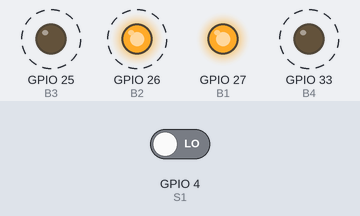
Simulated run of this program. Board: ESP32. On the bench: output pins drawn as LEDs (lit = HIGH). Dashed ring = blinking. Inputs (shaded band) come from the test bench; at power-on: GPIO 4 (S1) LOW.

Above: at 1.7 s.
2.5 s: GPIO 4 (S1) driven HIGH
At 3.5 s:
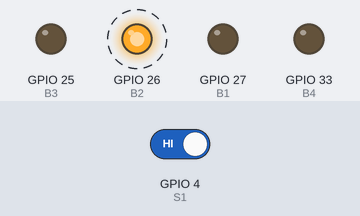
6.0 s: GPIO 4 (S1) driven LOW
At 6.7 s:
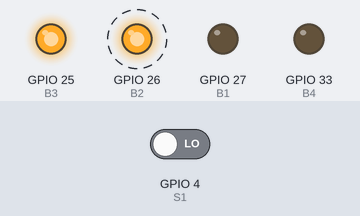
Timing chart, 0 to 15.5 s (numbered marks = the images above; inputs shaded):
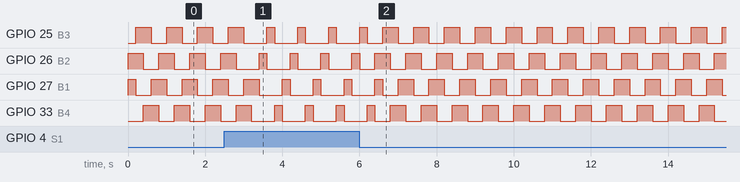

The program:

main.cpp
```cpp
#include <Arduino.h>

#define B1 27
#define B2 26
#define B3 25
#define B4 33
#define S1 4

int stateButton,
    hold_time = 200;


void setup()
{
  pinMode(B1, OUTPUT);
  pinMode(B2, OUTPUT);
  pinMode(B3, OUTPUT);
  pinMode(B4, OUTPUT);
  pinMode(S1, INPUT);
}

void wave_mode()
{
  digitalWrite(B1, HIGH);
  digitalWrite(B2, LOW);
  digitalWrite(B3, LOW);
  digitalWrite(B4, LOW);
  delay(hold_time);

  digitalWrite(B1, LOW);
  digitalWrite(B2, HIGH);
  digitalWrite(B3, LOW);
  digitalWrite(B4, LOW);
  delay(hold_time);

  digitalWrite(B1, LOW);
  digitalWrite(B2, LOW);
  digitalWrite(B3, HIGH);
  digitalWrite(B4, LOW);
  delay(hold_time);

  digitalWrite(B1, LOW);
  digitalWrite(B2, LOW);
  digitalWrite(B3, LOW);
  digitalWrite(B4, HIGH);
  delay(hold_time);
}

void normal_mode()
{
  digitalWrite(B1, HIGH);
  digitalWrite(B2, HIGH);
  digitalWrite(B3, LOW);
  digitalWrite(B4, LOW);
  delay(hold_time);

  digitalWrite(B1, LOW);
  digitalWrite(B2, HIGH);
  digitalWrite(B3, HIGH);
  digitalWrite(B4, LOW);
  delay(hold_time);

  digitalWrite(B1, LOW);
  digitalWrite(B2, LOW);
  digitalWrite(B3, HIGH);
  digitalWrite(B4, HIGH);
  delay(hold_time);

  digitalWrite(B1, HIGH);
  digitalWrite(B2, LOW);
  digitalWrite(B3, LOW);
  digitalWrite(B4, HIGH);
  delay(hold_time);
}

void loop()
{
    stateButton = digitalRead(S1);
    if(stateButton == 1)
    {
      wave_mode();
    }
    else
    {
      normal_mode();
    }
}
```

Measured:
- by itself, GPIO 25 (B3), GPIO 27 (B1), GPIO 33 (B4): repeats every 0.80 s: LOW 0.40 s, HIGH 0.40 s
- by itself, GPIO 26 (B2): alternates HIGH for 0.40 s and LOW for 0.40 s
